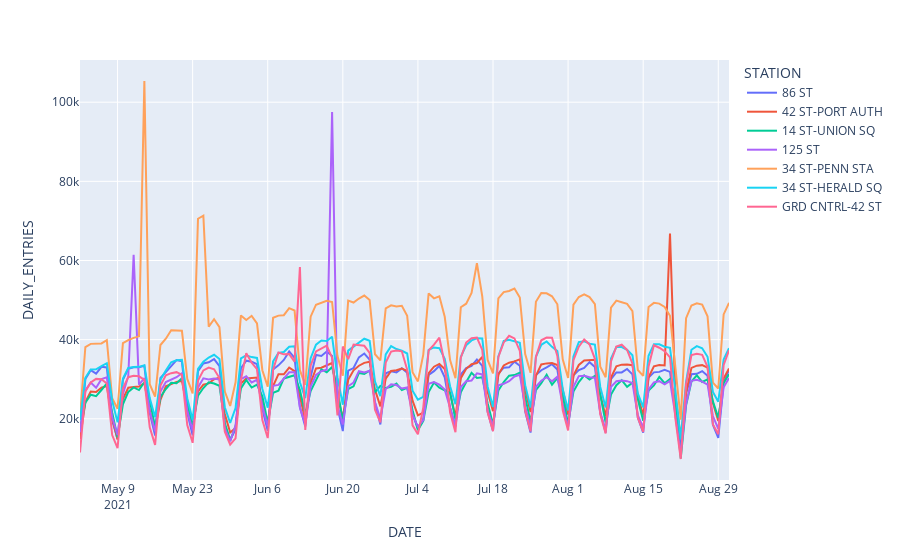

The code cell stored with this chart in its notebook:
### Code cell
# Without transparency
px.line(data_frame=top5_stations_daily_df, x=top5_stations_daily_df.DATE , y= top5_stations_daily_df.DAILY_ENTRIES, color="STATION" )
